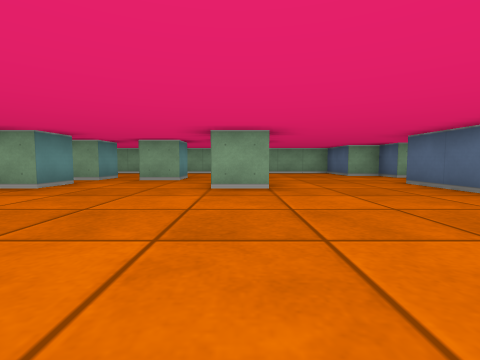
View 1 (above)

24 first-person views from a walk through a cub3D maze. The camera is about half as high as the walls, tilts 4° down and sees 85° across. The floor is counted in squares. Each view is taken from the middle of a square. On the plan, view 1 faces up. The plan holds only what a view shows up to about 9 squares ahead; the rest is blank.

View 2
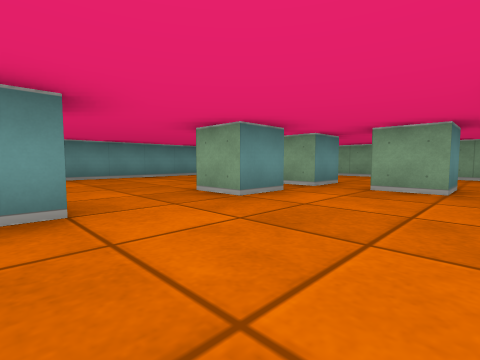

View 3
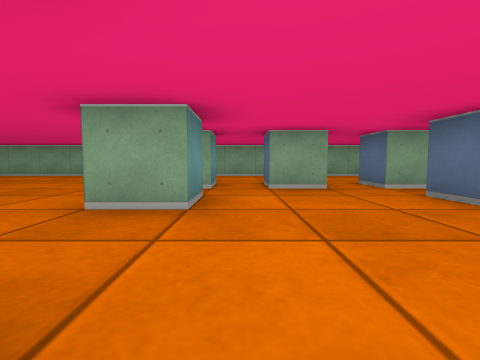

View 4
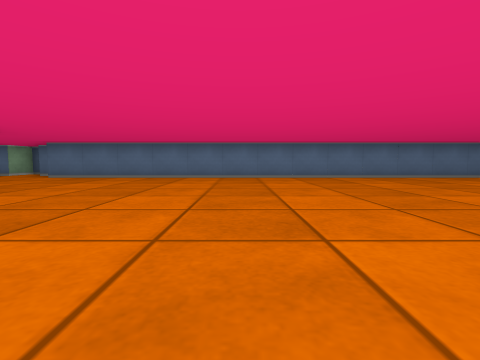

View 5
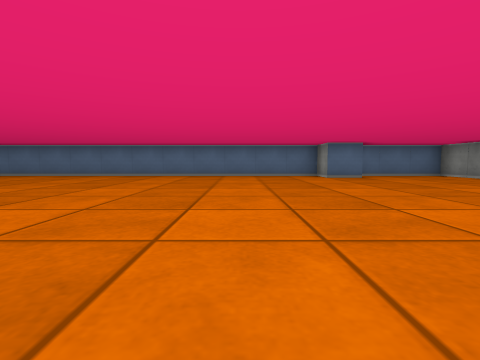

View 6
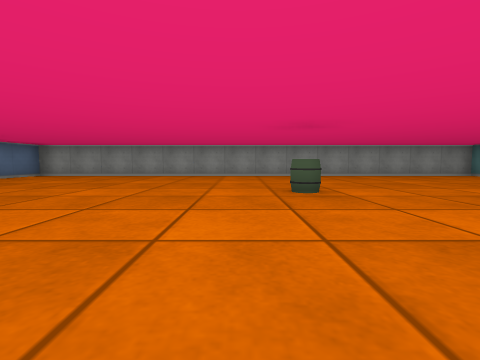

View 7
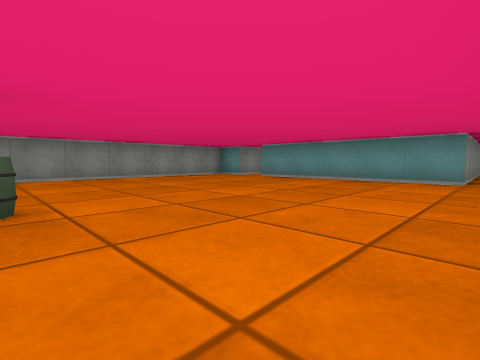

View 8
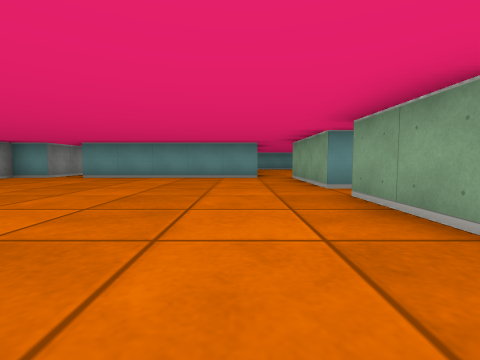

View 9
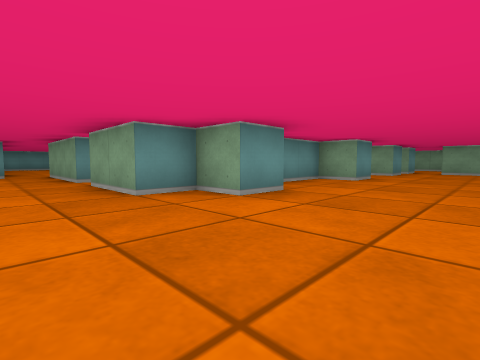

View 10
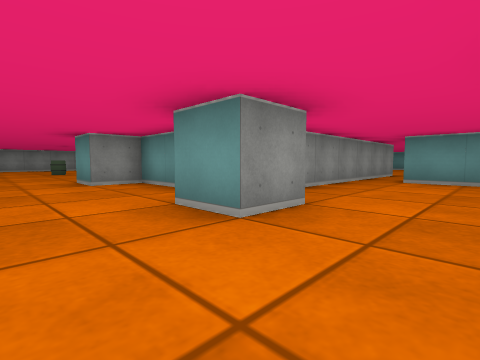

View 11
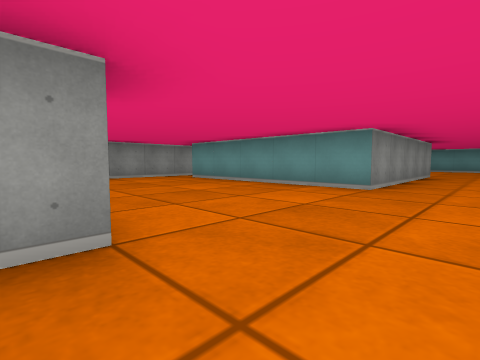

View 12
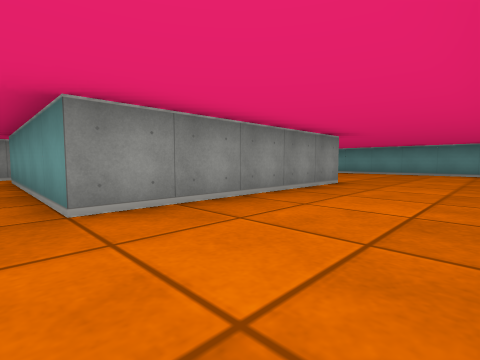

View 13
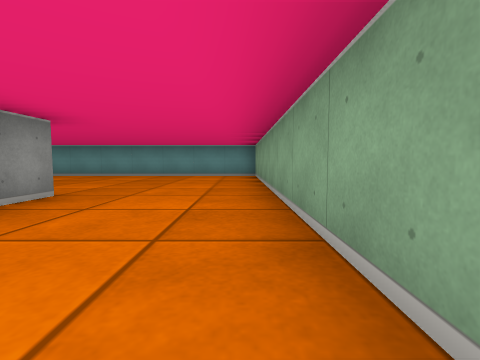

View 14
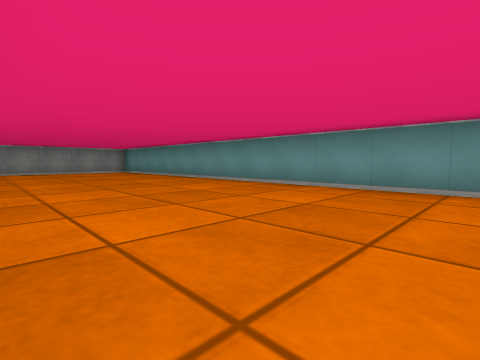

View 15
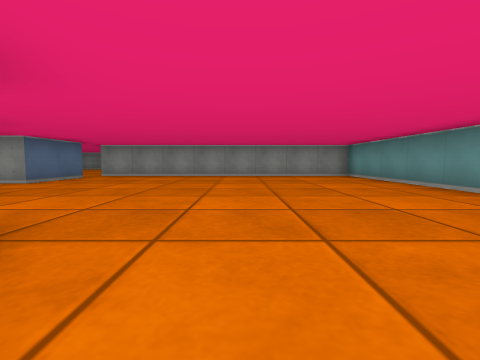

View 16
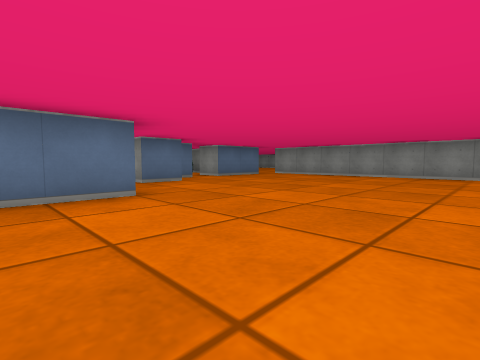

View 17
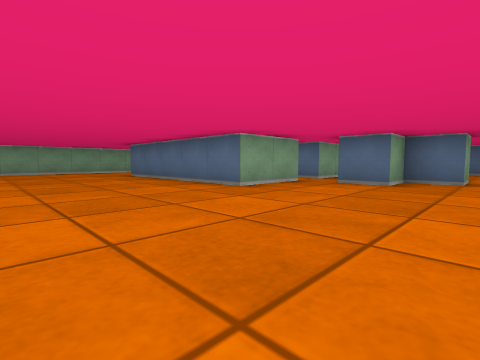

View 18
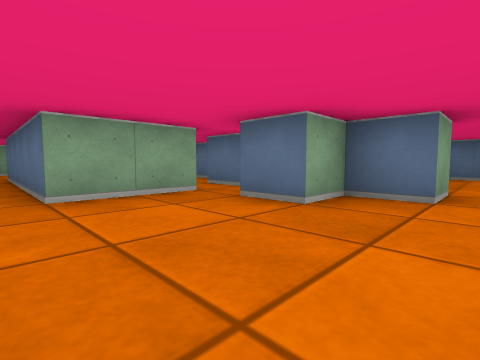

View 19
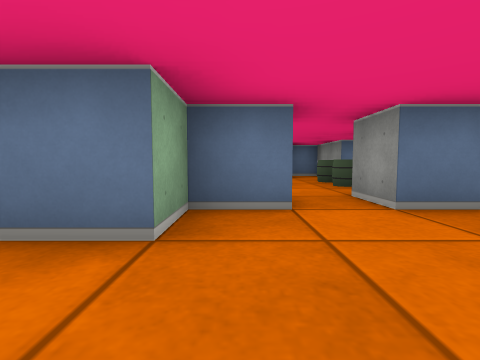

View 20
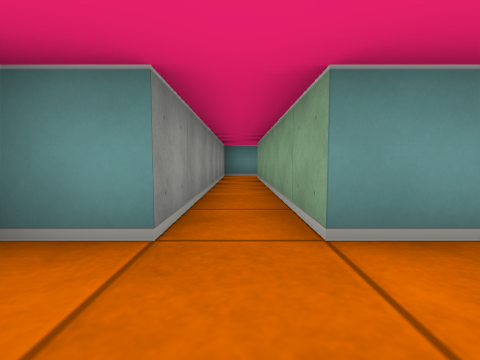

View 21
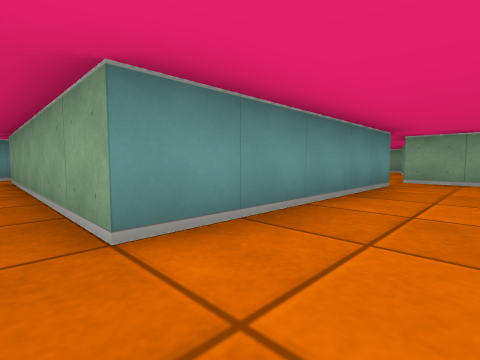

View 22
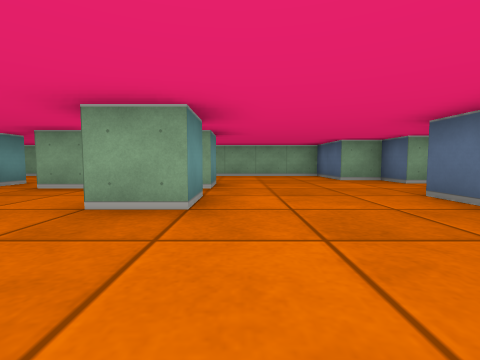

View 23
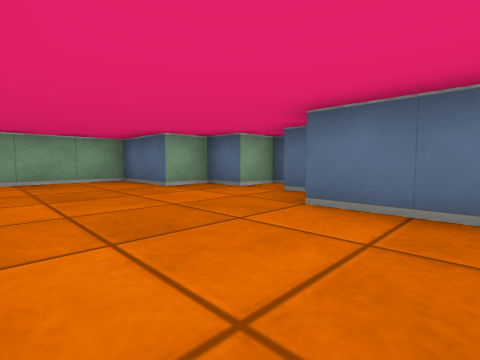

View 24
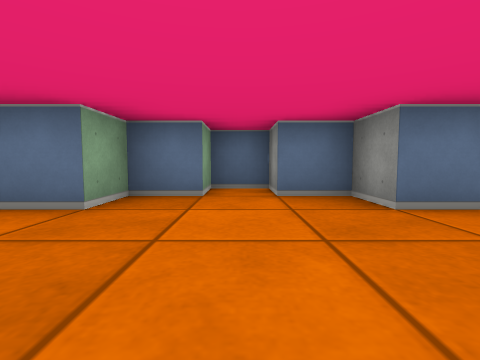

### Floor plan
Ten units are one square. View 1 is at (0, 0); x grows to the right and y downward. Boxes are objects, and circles mark ways between rooms. Rooms are numbered by the first view taken in them; rooms with no view inside come last. Other rooms are left out.
<svg viewBox="-190 -111 250 231">
<path fill="none" stroke="#000" d="M-46 -25 -35 -25 -35 -15 -45 -15 -45 15 -35 15 -35 25 -45 25 -45 35 -65 35M-92 -25 -105 -25 -105 -35M-95 5 -105 5 -105 -5 -115 -5 -115 -15 -61 -15M-35 -55 -35 -45 -45 -45M-114 -25 -135 -25 -135 -75 -85 -75 -85 -25M-46 -75 -40 -75M-75 35 -105 35 -105 15 -95 15M-35 -76 -35 -65 -42 -65M-15 -75 -15 -65 -25 -65 -25 -75M5 -55 5 -45 -5 -45 -5 -55M5 -75 5 -65 -5 -65 -5 -75M-80 -105 -182 -105M25 86 25 75 35 75 35 -55 45 -55 45 -65 55 -65 55 -75 45 -75 45 -85 35 -85 35 -105 -60 -105M-185 -106 -185 45 -105 45 -105 95 -165 95M-175 94 -175 105 -105 105 -105 115 35 115 35 89M-65 25 -45 25 -45 15M-55 8 -55 0"/>
<rect x="-45" y="65" width="10" height="10" fill="#bbb"><title>barrel</title></rect>
<rect x="-85" y="15" width="10" height="10" fill="#bbb"><title>barrel</title></rect>
<rect x="-75" y="15" width="10" height="10" fill="#bbb"><title>barrel</title></rect>
<circle cx="-100" cy="10" r="3" fill="#2a7"/>
<text x="-60" y="-20">1</text>
<text x="-80" y="10">2</text>
</svg>
Room 1 opens to room 2.

Where each view was taken, in squares from view 1:
view 1: 0 up, 0 right, facing up
view 2: 2 up, 1 left, facing up-left
view 3: 2 up, 3 left, facing up
view 4: 0 up, 4 left, facing right
view 5: 5 down, 5 left, facing right
view 6: 3 down, 3 left, facing down
view 7: 4 down, 4 left, facing down-left
view 8: 5 down, 3 left, facing left
view 9: 5 down, 1 left, facing up-left
view 10: 4 up, 2 left, facing down-left
view 11: 9 up, 4 left, facing down-left
view 12: 10 up, 8 left, facing down-left
view 13: 10 up, 10 left, facing left
view 14: 7 up, 14 left, facing down-left
view 15: 4 up, 15 left, facing down
view 16: 4 up, 17 left, facing down-right
view 17: 1 down, 17 left, facing up-right
view 18: 1 down, 14 left, facing up-right
view 19: 0 up, 13 left, facing right
view 20: 10 down, 9 left, facing left
view 21: 10 down, 9 left, facing up-left
view 22: 2 up, 1 right, facing up
view 23: 4 up, 1 right, facing up-right
view 24: 7 up, 1 right, facing right
